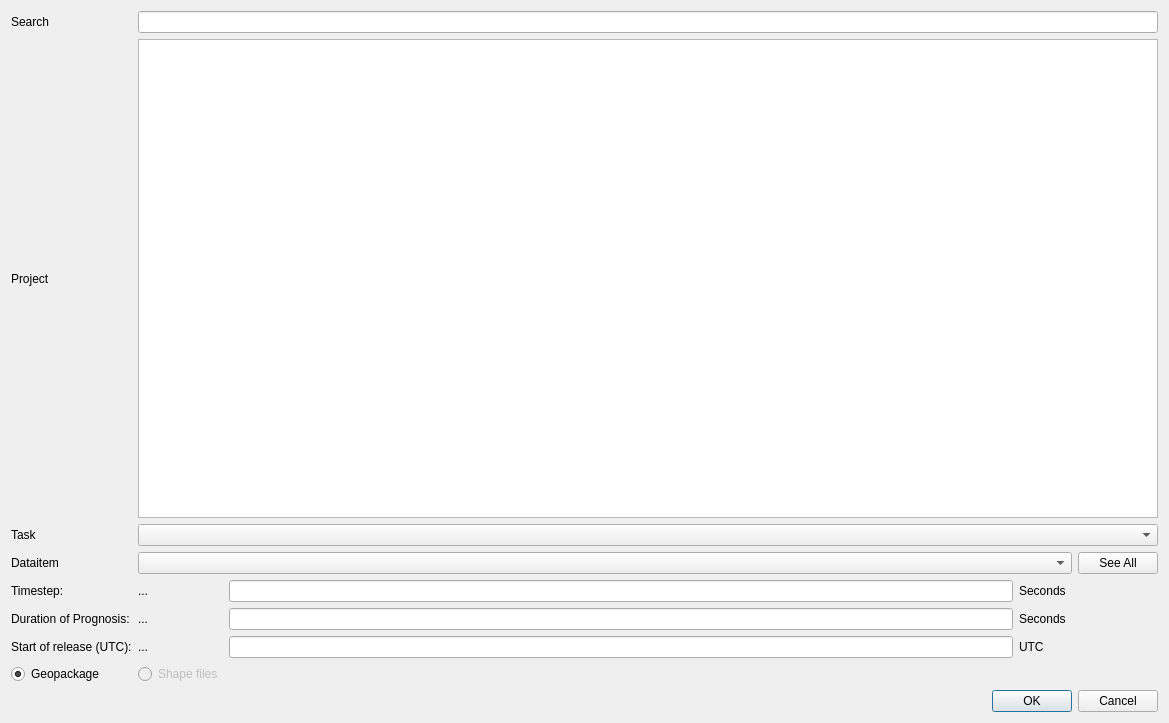
<?xml version="1.0" encoding="UTF-8"?>
<ui version="4.0">
 <class>JRodosDialogBase</class>
 <widget class="QDialog" name="JRodosDialogBase">
  <property name="geometry">
   <rect>
    <x>0</x>
    <y>0</y>
    <width>1169</width>
    <height>723</height>
   </rect>
  </property>
  <property name="sizePolicy">
   <sizepolicy hsizetype="Preferred" vsizetype="Maximum">
    <horstretch>0</horstretch>
    <verstretch>0</verstretch>
   </sizepolicy>
  </property>
  <property name="maximumSize">
   <size>
    <width>1500</width>
    <height>16777215</height>
   </size>
  </property>
  <property name="windowTitle">
   <string>JRodos Model Dialog</string>
  </property>
  <layout class="QGridLayout" name="gridLayout">
   <item row="3" column="1" colspan="4">
    <widget class="QComboBox" name="combo_path">
     <property name="editable">
      <bool>false</bool>
     </property>
    </widget>
   </item>
   <item row="6" column="3">
    <widget class="QLabel" name="label_3">
     <property name="text">
      <string>UTC</string>
     </property>
    </widget>
   </item>
   <item row="7" column="1">
    <widget class="QRadioButton" name="rb_shp_output">
     <property name="enabled">
      <bool>false</bool>
     </property>
     <property name="text">
      <string>Shape files</string>
     </property>
    </widget>
   </item>
   <item row="1" column="1" colspan="5">
    <widget class="QTableView" name="tbl_projects"/>
   </item>
   <item row="5" column="4" colspan="2">
    <spacer name="horizontalSpacer_2">
     <property name="orientation">
      <enum>Qt::Horizontal</enum>
     </property>
     <property name="sizeHint" stdset="0">
      <size>
       <width>40</width>
       <height>20</height>
      </size>
     </property>
    </spacer>
   </item>
   <item row="6" column="2">
    <widget class="QLineEdit" name="le_start">
     <property name="readOnly">
      <bool>true</bool>
     </property>
    </widget>
   </item>
   <item row="4" column="2">
    <widget class="QLineEdit" name="le_steps">
     <property name="readOnly">
      <bool>true</bool>
     </property>
    </widget>
   </item>
   <item row="2" column="0">
    <widget class="QLabel" name="label_6">
     <property name="text">
      <string>Task</string>
     </property>
    </widget>
   </item>
   <item row="4" column="1">
    <widget class="QLabel" name="lbl_steps2">
     <property name="text">
      <string>...</string>
     </property>
    </widget>
   </item>
   <item row="6" column="1">
    <widget class="QLabel" name="lbl_start2">
     <property name="text">
      <string>...</string>
     </property>
    </widget>
   </item>
   <item row="4" column="0">
    <widget class="QLabel" name="lbl_steps">
     <property name="text">
      <string>Timestep:</string>
     </property>
    </widget>
   </item>
   <item row="7" column="0">
    <widget class="QRadioButton" name="rb_gpkg_output">
     <property name="text">
      <string>Geopackage</string>
     </property>
     <property name="checked">
      <bool>true</bool>
     </property>
     <property name="autoExclusive">
      <bool>true</bool>
     </property>
    </widget>
   </item>
   <item row="4" column="3">
    <widget class="QLabel" name="label">
     <property name="text">
      <string>Seconds</string>
     </property>
    </widget>
   </item>
   <item row="4" column="4" colspan="2">
    <spacer name="horizontalSpacer">
     <property name="orientation">
      <enum>Qt::Horizontal</enum>
     </property>
     <property name="sizeHint" stdset="0">
      <size>
       <width>40</width>
       <height>20</height>
      </size>
     </property>
    </spacer>
   </item>
   <item row="5" column="3">
    <widget class="QLabel" name="label_2">
     <property name="text">
      <string>Seconds</string>
     </property>
    </widget>
   </item>
   <item row="3" column="5">
    <widget class="QPushButton" name="btn_item_filter">
     <property name="text">
      <string>See All</string>
     </property>
    </widget>
   </item>
   <item row="5" column="0">
    <widget class="QLabel" name="lbl_model_length">
     <property name="text">
      <string>Duration of Prognosis:</string>
     </property>
    </widget>
   </item>
   <item row="5" column="2">
    <widget class="QLineEdit" name="le_model_length">
     <property name="readOnly">
      <bool>true</bool>
     </property>
    </widget>
   </item>
   <item row="3" column="0">
    <widget class="QLabel" name="label_5">
     <property name="text">
      <string>Dataitem</string>
     </property>
    </widget>
   </item>
   <item row="5" column="1">
    <widget class="QLabel" name="lbl_model_length2">
     <property name="text">
      <string>...</string>
     </property>
    </widget>
   </item>
   <item row="9" column="0" colspan="6">
    <widget class="QDialogButtonBox" name="button_box">
     <property name="orientation">
      <enum>Qt::Horizontal</enum>
     </property>
     <property name="standardButtons">
      <set>QDialogButtonBox::Cancel|QDialogButtonBox::Ok</set>
     </property>
    </widget>
   </item>
   <item row="6" column="4" colspan="2">
    <spacer name="horizontalSpacer_3">
     <property name="orientation">
      <enum>Qt::Horizontal</enum>
     </property>
     <property name="sizeHint" stdset="0">
      <size>
       <width>40</width>
       <height>20</height>
      </size>
     </property>
    </spacer>
   </item>
   <item row="0" column="0">
    <widget class="QLabel" name="lbl">
     <property name="text">
      <string>Search</string>
     </property>
    </widget>
   </item>
   <item row="1" column="0">
    <widget class="QLabel" name="label_4">
     <property name="text">
      <string>Project</string>
     </property>
    </widget>
   </item>
   <item row="0" column="1" colspan="5">
    <widget class="QLineEdit" name="le_project_filter"/>
   </item>
   <item row="2" column="1" colspan="5">
    <widget class="QComboBox" name="combo_task"/>
   </item>
   <item row="6" column="0">
    <widget class="QLabel" name="lbl_start">
     <property name="text">
      <string>Start of release (UTC):</string>
     </property>
    </widget>
   </item>
  </layout>
 </widget>
 <resources/>
 <connections>
  <connection>
   <sender>button_box</sender>
   <signal>accepted()</signal>
   <receiver>JRodosDialogBase</receiver>
   <slot>accept()</slot>
   <hints>
    <hint type="sourcelabel">
     <x>20</x>
     <y>20</y>
    </hint>
    <hint type="destinationlabel">
     <x>20</x>
     <y>20</y>
    </hint>
   </hints>
  </connection>
  <connection>
   <sender>button_box</sender>
   <signal>rejected()</signal>
   <receiver>JRodosDialogBase</receiver>
   <slot>reject()</slot>
   <hints>
    <hint type="sourcelabel">
     <x>20</x>
     <y>20</y>
    </hint>
    <hint type="destinationlabel">
     <x>20</x>
     <y>20</y>
    </hint>
   </hints>
  </connection>
 </connections>
</ui>
